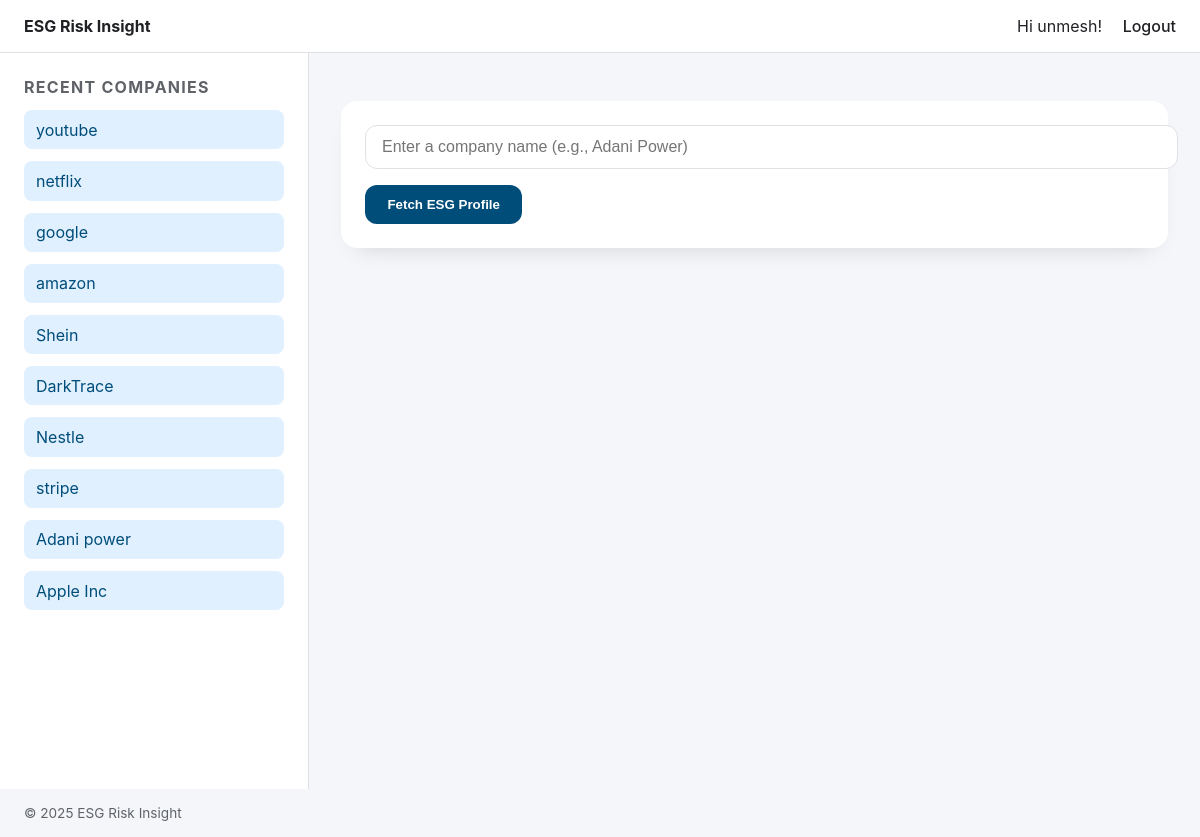
Page / (signed in) on the earlier database version.
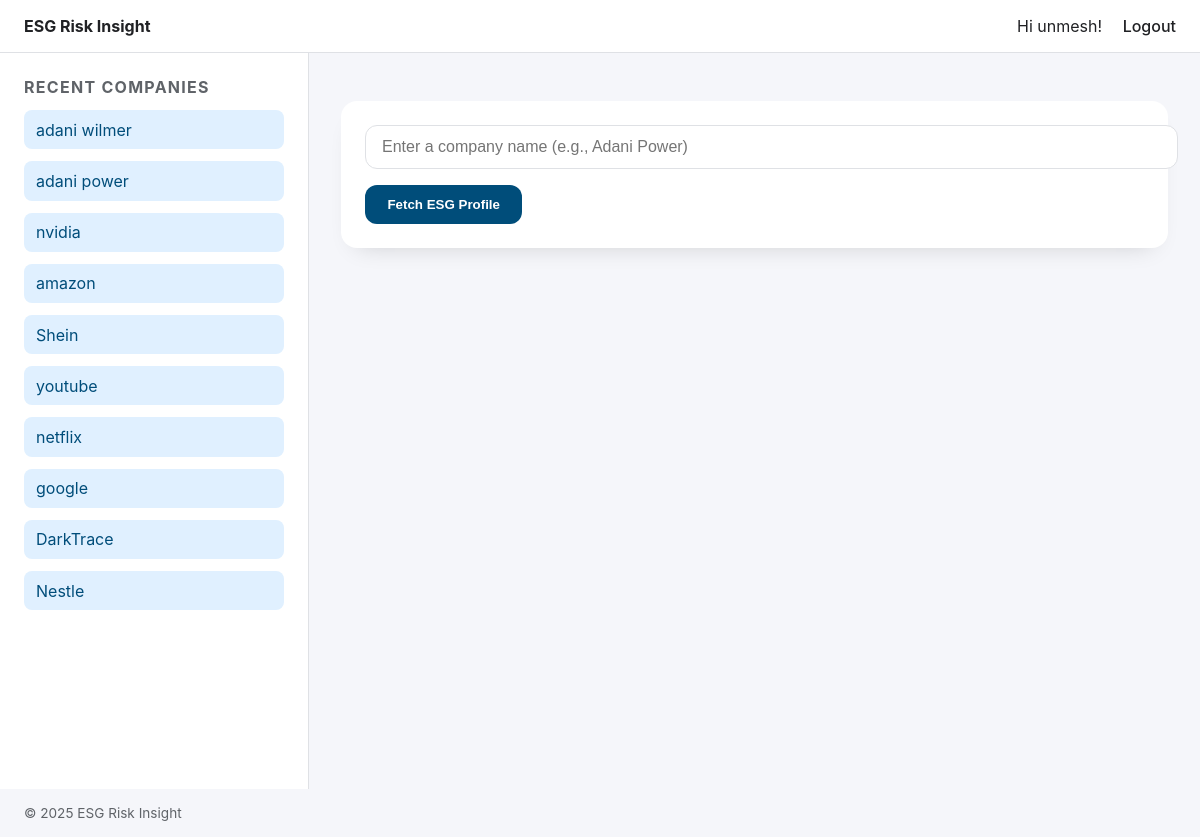
Same page on the later database version.
### dashboard/models.py (models this page shows, shortened)
class SearchHistory(models.Model):
    user = models.ForeignKey(settings.AUTH_USER_MODEL, on_delete=models.CASCADE, related_name='esg_searches')
    company_name = models.CharField(max_length=255)
    searched_at = models.DateTimeField(default=timezone.now)
    class Meta:
        ordering = ['-searched_at']
        indexes = [
            models.Index(fields=['user', '-searched_at']),
            models.Index(fields=['company_name']),
        ]

### dashboard/views.py (the view, shortened to what this page needs)
# urls.py: path('', dashboard_view, name='home'),
@login_required
def dashboard_view(request: HttpRequest) -> HttpResponse:
    repository = SearchHistoryRepository()
    recent_searches = repository.get_recent_searches(user_id=request.user.id, limit=10)
    searched_company: str | None = None
    if request.method == 'POST':
        form = CompanySearchForm(request.POST)
        if form.is_valid():
            searched_company = form.cleaned_data['company_name']
    else:
        preset_company = request.GET.get('company')
        if preset_company:
            searched_company = preset_company
            form = CompanySearchForm(initial={'company_name': preset_company})
        else:
            form = CompanySearchForm()
    context: Dict[str, Any] = {
        'form': form,
        'recent_searches': recent_searches,
    }
    return render(request, 'dashboard/dashboard.html', context)

### dashboard/forms.py
class CompanySearchForm(forms.Form):
    company_name = forms.CharField(
        label='Company Name',
        max_length=255,
        widget=forms.TextInput(
            attrs={
                'placeholder': 'Enter a company name (e.g., Adani Power)',
                'class': 'form-control',
            }
        ),
    )

### esg/history.py (called while the page is built)
    def get_recent_searches(self, user_id: int, limit: int = 10) -> List[dict]:
        if not user_id:
            return []
        qs = SearchHistory.objects.filter(user_id=user_id).order_by('-searched_at')
        seen = set()
        results: List[dict] = []
        for entry in qs:
            key = entry.company_name.lower()
            if key in seen:
                continue
            seen.add(key)
            results.append(
                {
                    'company_name': entry.company_name,
                    'searched_at': entry.searched_at,
                }
            )
            if len(results) >= limit:
                break
        return results

### templates/dashboard/dashboard.html (shortened to what this page needs)
{% extends "base.html" %}
{% block sidebar %}
<aside class="sidebar">
    <h2>Recent companies</h2>
    {% if recent_searches %}
        <ul>
            {% for item in recent_searches %}
                <li>
                    <a href="?company={{ item.company_name|urlencode }}">{{ item.company_name }}</a>
                </li>
            {% endfor %}
        </ul>
    {% else %}
        <p>No searches yet. Try fetching a company.</p>
    {% endif %}
</aside>
{% endblock %}
{% block content %}
<section class="card">
    <form method="post">
        {{ form.company_name }}
        <button type="submit" class="btn" style="margin-top: 1rem;">Fetch ESG Profile</button>
    </form>
</section>
{% endblock %}

### templates/base.html (shortened to what this page needs)
<!DOCTYPE html>
<html lang="en">
<head>
</head>
<body>
    <header>
        <div class="brand"><strong>ESG Risk Insight</strong></div>
        <nav>
            {% if user.is_authenticated %}
                <span>Hi {{ user.username }}!</span>
                <a href="{% url 'accounts:logout' %}">Logout</a>
            {% else %}
                <a href="{% url 'accounts:login' %}">Login</a>
                <a href="{% url 'accounts:signup' %}">Sign Up</a>
            {% endif %}
        </nav>
    </header>
    <div class="layout">
        {% block sidebar %}{% endblock %}
        <main>
            {% block content %}{% endblock %}
        </main>
    </div>
    <footer>
        &copy; {% now "Y" %} ESG Risk Insight
    </footer>
</body>
</html>

### templates/base.html (style rules this page uses)
:root { color-scheme: light dark; --sidebar-width: 260px; --bg: #f5f6fa; --card-bg: #ffffff; --accent: #004d7a; --accent-light: #e0f0ff; --text-primary: #202124; --text-secondary: #5f6368; }
body { margin: 0; font-family: -apple-system, BlinkMacSystemFont, "Segoe UI", sans-serif; background: var(--bg); color: var(--text-primary); }
a { color: inherit; text-decoration: none; }
header { display: flex; align-items: center; justify-content: space-between; padding: 1rem 1.5rem; background: var(--card-bg); border-bottom: 1px solid #dfe1e5; }
header nav a { margin-left: 1rem; font-weight: 500; }
.layout { display: flex; min-height: calc(100vh - 64px); }
.sidebar { width: var(--sidebar-width); padding: 1.5rem; background: var(--card-bg); border-right: 1px solid #dfe1e5; }
.sidebar h2 { margin-top: 0; font-size: 1rem; text-transform: uppercase; letter-spacing: 0.08rem; color: var(--text-secondary); }
.sidebar ul { list-style: none; margin: 0; padding: 0; }
.sidebar li { margin-bottom: 0.75rem; }
.sidebar li a { display: block; padding: 0.6rem 0.75rem; border-radius: 0.5rem; background: var(--accent-light); color: var(--accent); }
main { flex: 1; padding: 2rem; }
.card { background: var(--card-bg); border-radius: 1rem; padding: 1.5rem; box-shadow: 0 12px 24px -16px rgba(0, 0, 0, 0.2); margin-bottom: 1.5rem; }
.form-control { width: 100%; padding: 0.75rem 1rem; font-size: 1rem; border: 1px solid #dfe1e5; border-radius: 0.75rem; }
.btn { display: inline-block; padding: 0.75rem 1.4rem; font-weight: 600; border-radius: 0.75rem; border: none; background: var(--accent); color: #fff; cursor: pointer; }
footer { padding: 1rem 1.5rem; font-size: 0.85rem; color: var(--text-secondary); }

Differences in the rows shown:
no longer on this page (row unchanged): SearchHistory: company_name "stripe"
no longer on this page (row unchanged): SearchHistory: company_name "Adani power"
no longer on this page (row unchanged): SearchHistory: company_name "Apple Inc"
added SearchHistory: company_name "adani wilmer"
added SearchHistory: company_name "adani power"
added SearchHistory: company_name "nvidia"
